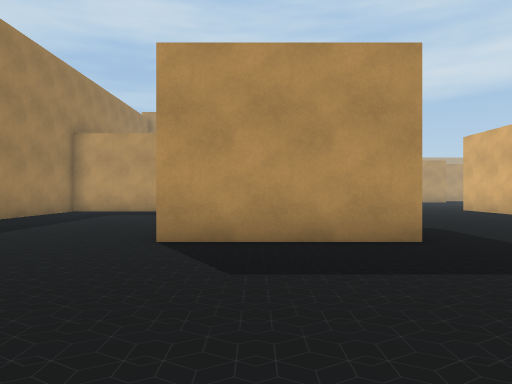
View 1 (above)

24 first-person views from a walk through a Unity game level. The camera is 1.5 m above the floor, looks level and sees 70° across. The floor is counted in squares, 2 m on a side. Each view is taken from the middle of a square. On the plan, view 1 faces up. The plan holds only what a view shows up to about 11 squares ahead; the rest is blank. The place goes on beyond the plan. The player character is not drawn. Some animated figures are left out. Some surface patterns are stand-ins.

View 2
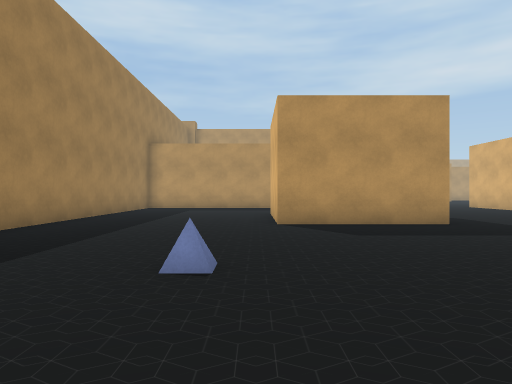

View 3
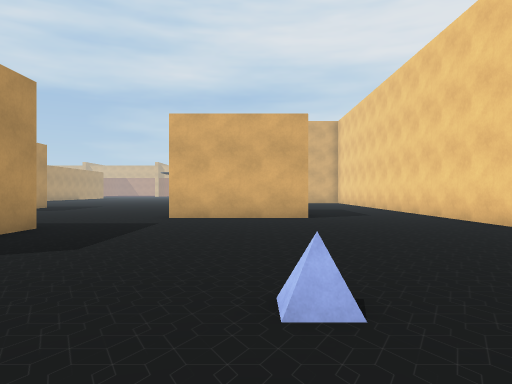

View 4
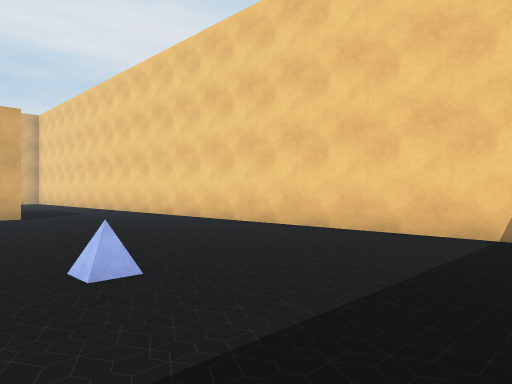

View 5
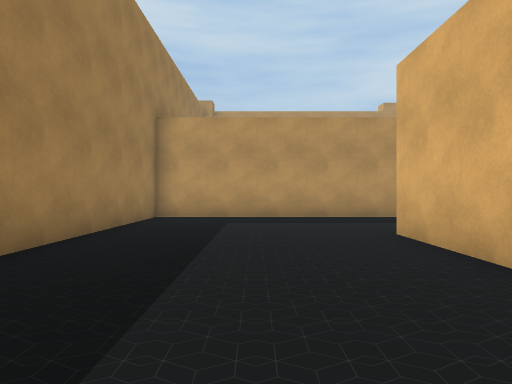

View 6
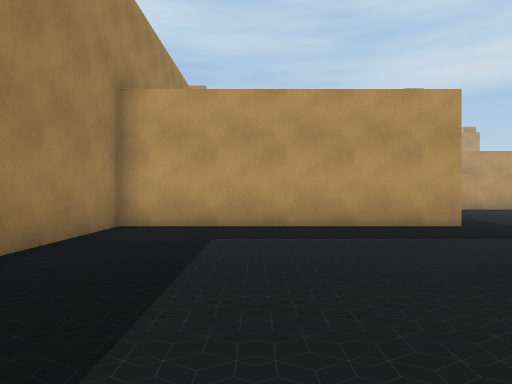

View 7
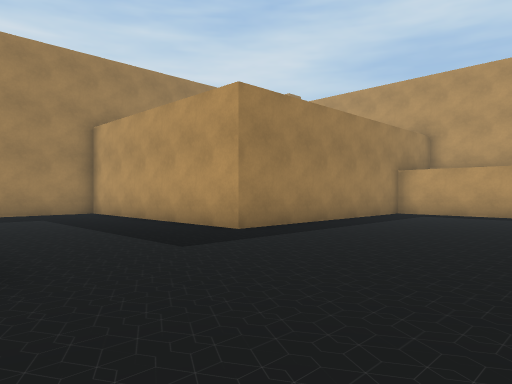

View 8
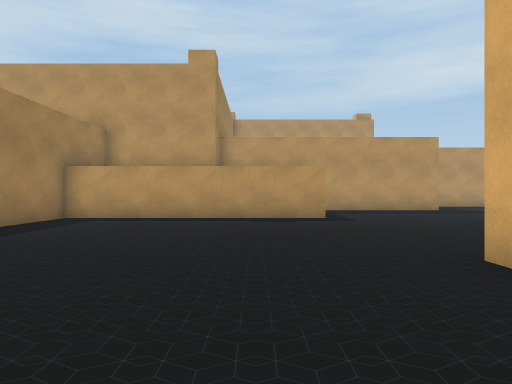

View 9
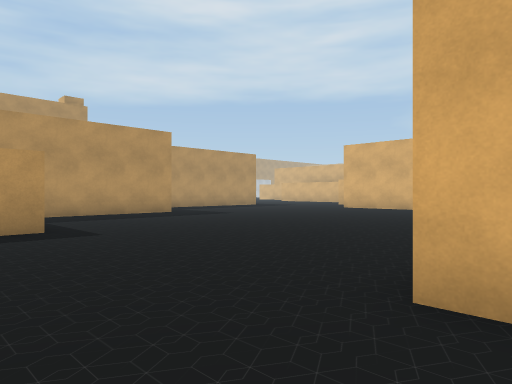

View 10
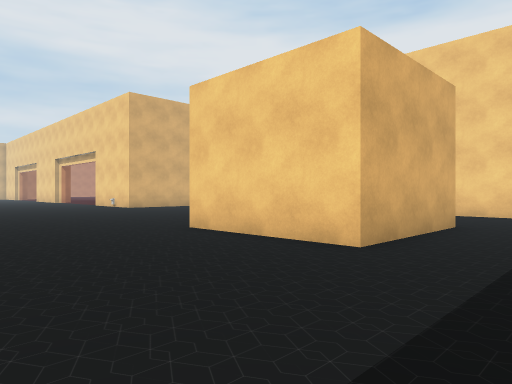

View 11
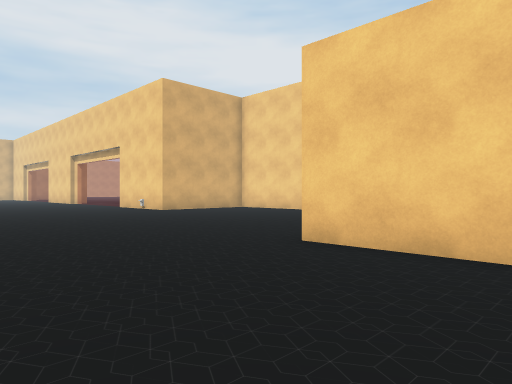

View 12
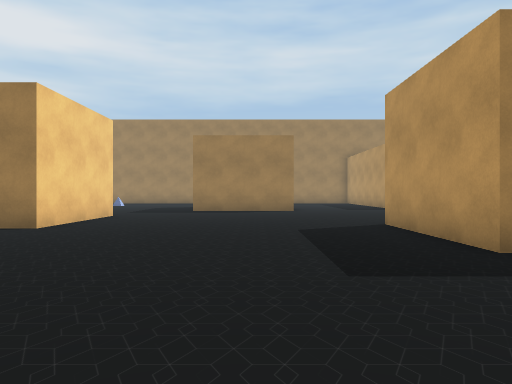

View 13
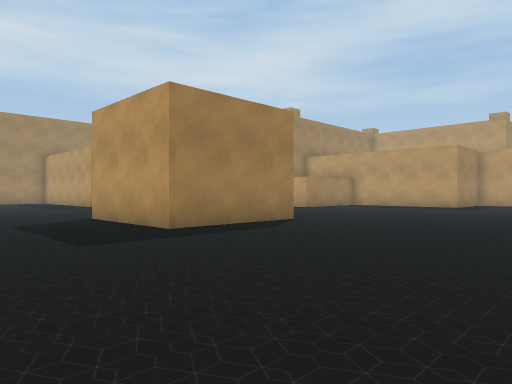

View 14
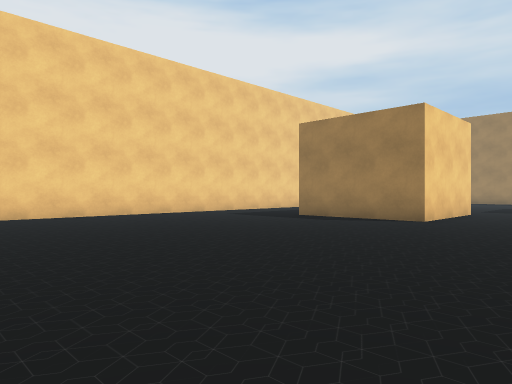

View 15
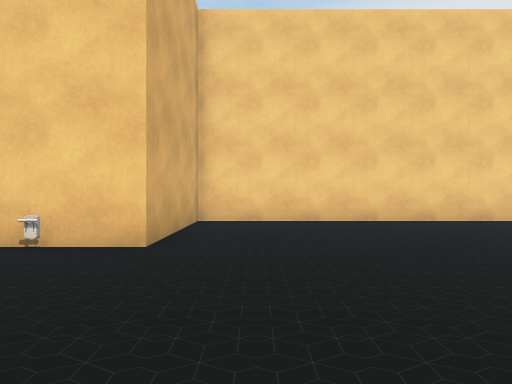

View 16
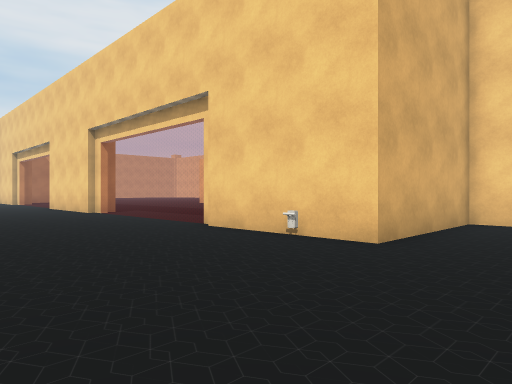

View 17
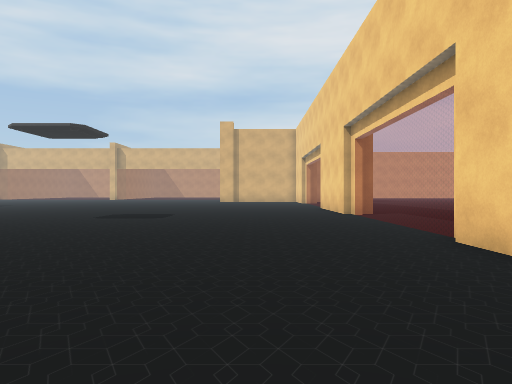

View 18
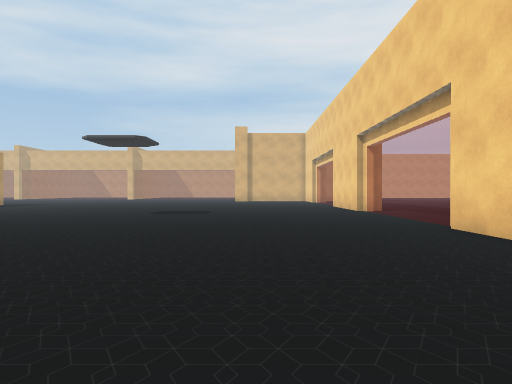

View 19
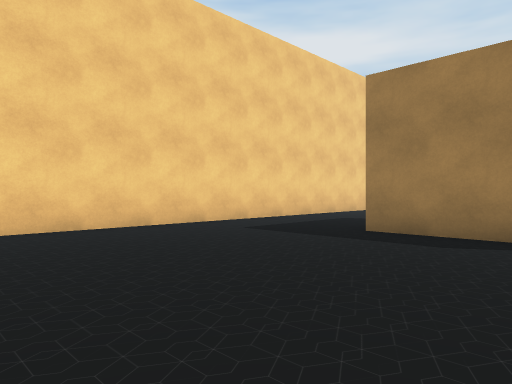

View 20
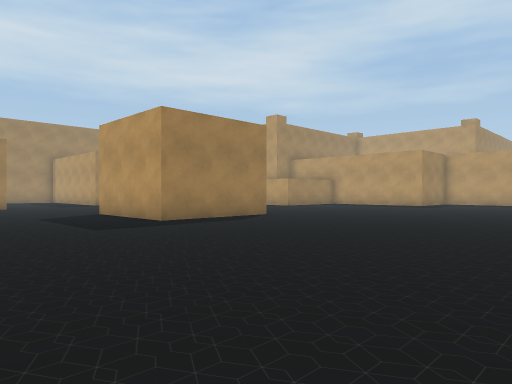

View 21
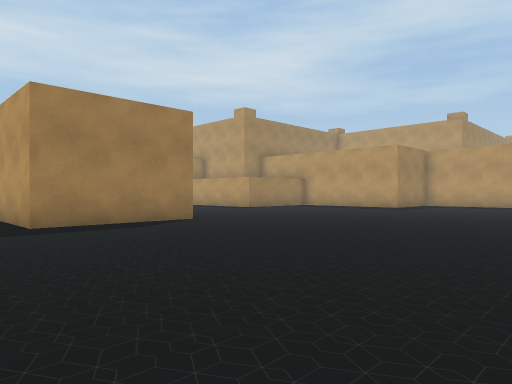

View 22
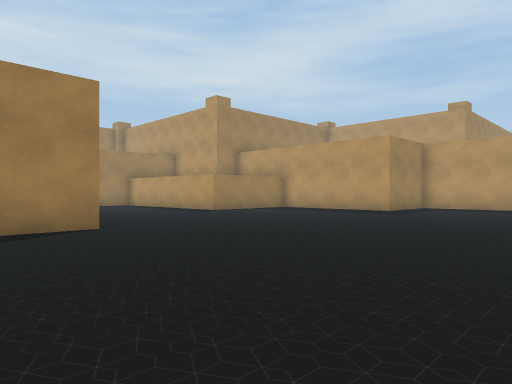

View 23
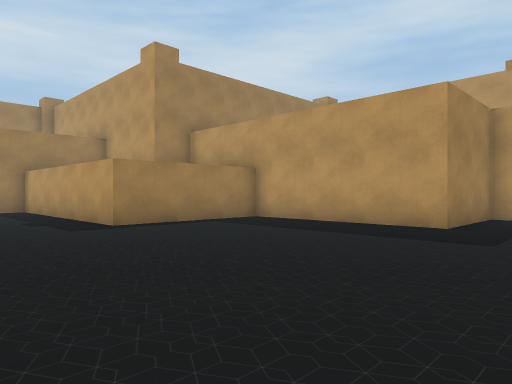

View 24
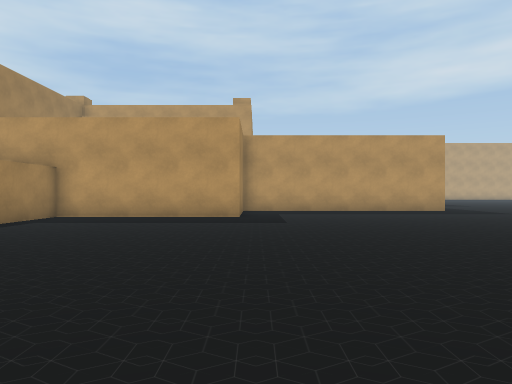

### Floor plan
Key: @ floor where view 1 was taken; # wall or solid block; . floor; = window, fence, low wall or low ledge; O other object.
Columns run from 7 left of view 1 to 29 right of it. Each row starts with its distance up from view 1.
 26                ######........
 25                #.............
 24                #............
 23                #............
 22        #########...........
 21        #...................
 20        #...................
 19        #...................
 18        #...................
 17        #....................
 16        #....................
 15        #........#  #........
 14 ########........#  #........
 13 #...............   #........
 12 #..............    #.........
 11 #...............####.........    ..
 10 #...........................   ......
  9 #.....#   ................... .......
  8 #.....#   ...........................
  7 #.....#   ...........................
  6 #.....####...........................
  5 #....................................
  4 #....................................
  3  ............####....................
  2  ............#  #....................
  1   ..=........#  #....................
  0  ......@.....#  #..........#O##......
 -1  ............. ............#  ##====
 -2   .........................#      ..
 -3   .........................#
 -4   .........................#
 -5   ##########################

Where each view was taken, in squares from view 1:
view 1: 0 up, 0 right, facing up
view 2: 3 down, 2 left, facing up
view 3: 1 up, 5 left, facing right
view 4: 2 up, 6 left, facing down-right
view 5: 3 up, 4 left, facing up
view 6: 6 up, 4 left, facing up
view 7: 9 up, 6 right, facing up-left
view 8: 11 up, 6 right, facing up
view 9: 14 up, 6 right, facing up-right
view 10: 8 up, 3 right, facing down-right
view 11: 8 up, 6 right, facing down-right
view 12: 8 up, 17 right, facing left
view 13: 7 up, 19 right, facing up-left
view 14: 7 up, 19 right, facing down-left
view 15: 5 up, 18 right, facing down
view 16: 5 up, 17 right, facing down-right
view 17: 3 up, 18 right, facing right
view 18: 4 up, 16 right, facing right
view 19: 3 up, 16 right, facing down-left
view 20: 6 up, 21 right, facing up-left
view 21: 9 up, 21 right, facing up-left
view 22: 12 up, 20 right, facing up-left
view 23: 18 up, 16 right, facing up-left
view 24: 15 up, 14 right, facing up
